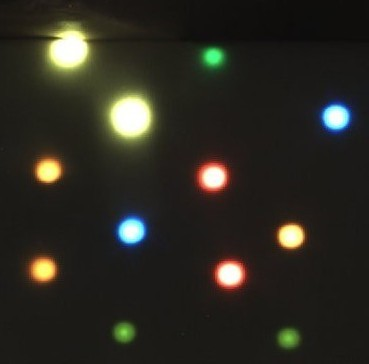
#> input picture LED.gif, 369 x 364 px, found by its file name
$ python boundbox.py   (older library calls are emulated)
#> lines starting #> are read from the running program, lines starting #| are printed output that depends on the picture; after the words box and inside, x2 and y2 are one past the last pixel; in counts of white or black regions, pixels touching at a corner belong together
#!/usr/bin/env python

import cv2
import numpy as np

img = cv2.pyrDown(
    cv2.imread("./Opencv/Contours Detect/LED.gif", cv2.IMREAD_UNCHANGED))
img0 = img.copy()
ret, thresh = cv2.threshold(
    cv2.cvtColor(img.copy(), cv2.COLOR_BGR2GRAY), 80, 255, cv2.THRESH_BINARY)
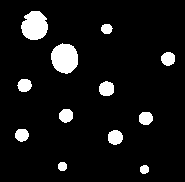
#> thresh: shape (182, 185); 7.7% white; 12 white regions
image, contours, hier = cv2.findContours(thresh, cv2.RETR_EXTERNAL,
                                         cv2.CHAIN_APPROX_SIMPLE)
#> contours = 12 contours; largest, box (x1, y1, x2, y2) and area: (51, 43, 78, 74) 604, (21, 11, 48, 40) 563, (99, 81, 114, 96) 162, (108, 130, 123, 145) 158, (59, 109, 73, 123) 138
img1 = thresh.copy()
img2 = image.copy()
img3 = contours.copy()
#> img3 has the same summary as contours

print(contours)
#> (printed output is left out)

for c in contours:
    x, y, w, h = cv2.boundingRect(c)
    cv2.rectangle(img, (x, y), (x + w, y + h), (0, 255, 0), 2)

    rect = cv2.minAreaRect(c)  # 这里是求得轮廓信息的最小区域，opencv中并没有直接从轮廓信息得到最小句矩形坐标的方法。
    box = cv2.boxPoints(rect)  # 1
    box = np.int0(box)  # 2 经过1,2步就可以由最小区域得到矩形的坐标，此时的坐标点事福点事，所以需要3的函数来进行转换
    cv2.drawContours(img, [box], 0, (255, 255, 255),
                     3)  # 第三个参数是绘制的轮廓数组的索引，如果是-1就绘出所有的轮廓，负责绘出指定的
    # 第四的参数是颜色，第五个参数是指定绘图的密度
    (x, y), radius = cv2.minEnclosingCircle(c)
    center = (int(x), int(y))
    radius = int(radius)
    img = cv2.circle(img, center, radius, (0, 255, 0), 1)
#> this loop made 12 passes
#> (w, h, rect, box, radius) on passes 1, 2, 7, 8, 10, 12: (9, 9, ((144, 169), (8, 8), -90), [[148, 173], [140, 173], [140, 165], [148, 165]], 4), (9, 9, ((62, 166), (8, 8), -90), [[66, 170], [58, 170], [58, 162], [66, 162]], 4), (15, 15, ((106, 88), (14, 14), -90), [[113, 95], [99, 95], [99, 81], [113, 81]], 7), (15, 13, ((24, 85), (12, 14), -90), [[31, 91], [17, 91], [17, 79], [31, 79]], 7), (27, 31, ((64, 58), (30, 26), -90), [[77, 73], [51, 73], [51, 43], [77, 43]], 15), (27, 29, ((34, 25), (28, 26), -90), [[47, 39], [21, 39], [21, 11], [47, 11]], 14)
#> (w, h, rect, box, radius, center) on passes 3, 4, 5, 6, 9: (15, 15, ((115, 137), (14, 14), -90), [[122, 144], [108, 144], [108, 130], [122, 130]], 7, (114, 137)), (14, 13, ((21.5, 135), (12, 13), -90), [[28, 141], [15, 141], [15, 129], [28, 129]], 6, (21, 134)), (14, 13, ((145.5, 118), (12, 13), -90), [[152, 124], [139, 124], [139, 112], [152, 112]], 7, (145, 117)), (14, 14, ((65.5, 115.5), (13, 13), -90), [[72, 122], [59, 122], [59, 109], [72, 109]], 7, (65, 115)), (14, 14, ((167.5, 58.5), (13, 13), -90), [[174, 65], [161, 65], [161, 52], [174, 52]], 7, (167, 58))
#> pass 1, `img = cv2.circle(img, center, radius, (0, 255, 0), 1)`:
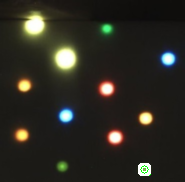
#> img: shape (182, 185, 3); mean B, G, R 34.2, 42.1, 43.6
#> pass 2, `img = cv2.circle(img, center, radius, (0, 255, 0), 1)`:
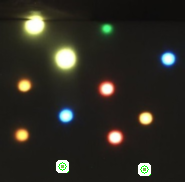
#> img: shape (182, 185, 3); 0.45% of pixels changed, all inside (x1, y1, x2, y2) = (56, 160, 69, 173)
#> pass 3, `img = cv2.circle(img, center, radius, (0, 255, 0), 1)`:
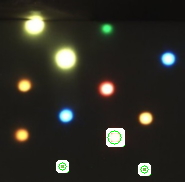
#> img: shape (182, 185, 3); 0.81% of pixels changed, all inside (x1, y1, x2, y2) = (106, 128, 125, 147)
#> after the loop:
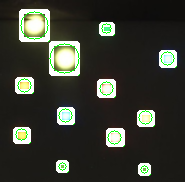
#> img: shape (182, 185, 3); 8.3% of pixels changed, all inside (x1, y1, x2, y2) = (13, 9, 177, 144)

cv2.drawContours(img, contours, -1, (255, 0, 0), 1)
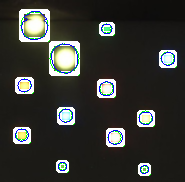
#> img: shape (182, 185, 3); 1.51% of pixels changed, all inside (x1, y1, x2, y2) = (15, 11, 175, 174)
cv2.imshow("contours", img)
cv2.imshow("img0", img0)
cv2.imshow("img1", img1)
cv2.imshow("img2", img2)
cv2.waitKey(0)
#> (the run stopped early here; a loop or call above may not have finished)
